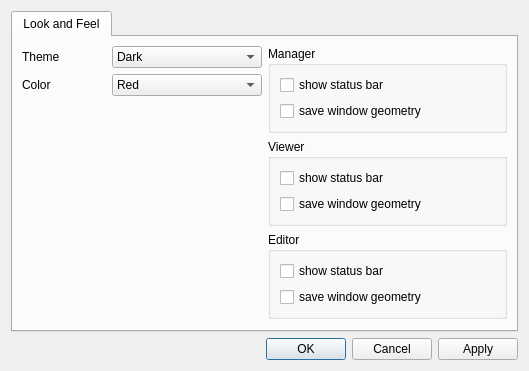
<?xml version="1.0" encoding="UTF-8"?>
<ui version="4.0">
 <class>SettingsDialog</class>
 <widget class="QDialog" name="SettingsDialog">
  <property name="geometry">
   <rect>
    <x>0</x>
    <y>0</y>
    <width>529</width>
    <height>333</height>
   </rect>
  </property>
  <property name="windowTitle">
   <string>Dialog</string>
  </property>
  <layout class="QGridLayout" name="gridLayout">
   <item row="0" column="1">
    <widget class="QTabWidget" name="tabWidget">
     <property name="tabPosition">
      <enum>QTabWidget::North</enum>
     </property>
     <property name="currentIndex">
      <number>0</number>
     </property>
     <widget class="QWidget" name="tab">
      <attribute name="title">
       <string>Look and Feel</string>
      </attribute>
      <layout class="QGridLayout" name="gridLayout_2">
       <item row="4" column="0">
        <spacer name="verticalSpacer">
         <property name="orientation">
          <enum>Qt::Vertical</enum>
         </property>
         <property name="sizeHint" stdset="0">
          <size>
           <width>484</width>
           <height>27</height>
          </size>
         </property>
        </spacer>
       </item>
       <item row="0" column="0">
        <layout class="QHBoxLayout" name="horizontalLayout_5">
         <item>
          <layout class="QVBoxLayout" name="verticalLayout">
           <item>
            <layout class="QHBoxLayout" name="horizontalLayout">
             <item>
              <widget class="QLabel" name="label">
               <property name="text">
                <string>Theme</string>
               </property>
              </widget>
             </item>
             <item>
              <widget class="QComboBox" name="app_theme_combo">
               <property name="minimumSize">
                <size>
                 <width>150</width>
                 <height>0</height>
                </size>
               </property>
               <item>
                <property name="text">
                 <string>Dark</string>
                </property>
               </item>
               <item>
                <property name="text">
                 <string>Light</string>
                </property>
               </item>
               <item>
                <property name="text">
                 <string>Compact</string>
                </property>
               </item>
               <item>
                <property name="text">
                 <string>Classic</string>
                </property>
               </item>
              </widget>
             </item>
            </layout>
           </item>
           <item>
            <layout class="QHBoxLayout" name="horizontalLayout_2">
             <item>
              <widget class="QLabel" name="label_2">
               <property name="text">
                <string>Color</string>
               </property>
              </widget>
             </item>
             <item>
              <widget class="QComboBox" name="app_color_combo">
               <property name="minimumSize">
                <size>
                 <width>150</width>
                 <height>0</height>
                </size>
               </property>
               <item>
                <property name="text">
                 <string>Red</string>
                </property>
               </item>
               <item>
                <property name="text">
                 <string>Green</string>
                </property>
               </item>
               <item>
                <property name="text">
                 <string>Yellow</string>
                </property>
               </item>
               <item>
                <property name="text">
                 <string>Black</string>
                </property>
               </item>
               <item>
                <property name="text">
                 <string>White</string>
                </property>
               </item>
              </widget>
             </item>
            </layout>
           </item>
           <item>
            <spacer name="verticalSpacer_2">
             <property name="orientation">
              <enum>Qt::Vertical</enum>
             </property>
             <property name="sizeHint" stdset="0">
              <size>
               <width>20</width>
               <height>40</height>
              </size>
             </property>
            </spacer>
           </item>
          </layout>
         </item>
         <item>
          <layout class="QVBoxLayout" name="verticalLayout_2">
           <item>
            <widget class="QGroupBox" name="groupBox_3">
             <property name="title">
              <string>Manager</string>
             </property>
             <layout class="QVBoxLayout" name="verticalLayout_5">
              <item>
               <widget class="QCheckBox" name="m_show_status_bar_checkbox">
                <property name="text">
                 <string>show status bar</string>
                </property>
               </widget>
              </item>
              <item>
               <widget class="QCheckBox" name="m_save_window_geometry_checkbox">
                <property name="text">
                 <string>save window geometry</string>
                </property>
               </widget>
              </item>
             </layout>
            </widget>
           </item>
           <item>
            <widget class="QGroupBox" name="groupBox_2">
             <property name="title">
              <string>Viewer</string>
             </property>
             <layout class="QVBoxLayout" name="verticalLayout_4">
              <item>
               <widget class="QCheckBox" name="v_show_status_bar_checkbox">
                <property name="text">
                 <string>show status bar</string>
                </property>
               </widget>
              </item>
              <item>
               <widget class="QCheckBox" name="v_save_window_geometry_checkbox">
                <property name="text">
                 <string>save window geometry</string>
                </property>
               </widget>
              </item>
             </layout>
            </widget>
           </item>
           <item>
            <widget class="QGroupBox" name="groupBox">
             <property name="title">
              <string>Editor</string>
             </property>
             <layout class="QVBoxLayout" name="verticalLayout_3">
              <item>
               <widget class="QCheckBox" name="e_show_status_bar_checkbox">
                <property name="text">
                 <string>show status bar</string>
                </property>
               </widget>
              </item>
              <item>
               <widget class="QCheckBox" name="e_save_window_geometry_checkbox">
                <property name="text">
                 <string>save window geometry</string>
                </property>
               </widget>
              </item>
             </layout>
            </widget>
           </item>
          </layout>
         </item>
        </layout>
       </item>
      </layout>
     </widget>
    </widget>
   </item>
   <item row="1" column="1">
    <widget class="QDialogButtonBox" name="buttonBox">
     <property name="orientation">
      <enum>Qt::Horizontal</enum>
     </property>
     <property name="standardButtons">
      <set>QDialogButtonBox::Apply|QDialogButtonBox::Cancel|QDialogButtonBox::Ok</set>
     </property>
    </widget>
   </item>
  </layout>
 </widget>
 <resources/>
 <connections/>
</ui>
